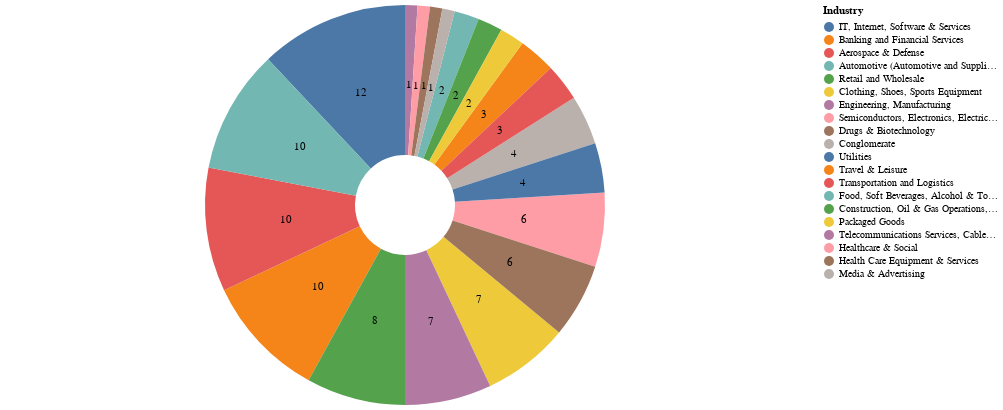

The notebook cell this image was saved under:
### Code cell
base = alt.Chart(df3).mark_arc(innerRadius = 50).encode(
    theta = alt.Theta(field = 'Count', type = 'quantitative'),
    color = alt.Color(field = 'Industry', type = 'nominal', sort = alt.EncodingSortField(field = 'Industry', op = 'count', order = 'descending')),
    order = alt.Order(field = 'Count', type = "quantitative", sort = 'ascending')
)

text = alt.Chart(df3).mark_text(radius = 120).encode(
    theta = alt.Theta('Count:Q', stack = True),
    text = 'Count'
)

(base + text).properties(height = 400, width = 800)

### Figure 1 — Vega-Lite specification as saved in the notebook (floating-point values rounded to 4 significant figures)
{"config": {"view": {"continuousWidth": 400, "continuousHeight": 300}}, "layer": [{"mark": {"type": "arc", "innerRadius": 50}, "encoding": {"color": {"field": "Industry", "sort": {"field": "Industry", "op": "count", "order": "descending"}, "type": "nominal"}, "order": {"field": "Count", "sort": "ascending", "type": "quantitative"}, "theta": {"field": "Count", "type": "quantitative"}}}, {"mark": {"type": "text", "radius": 120}, "encoding": {"text": {"field": "Count", "type": "quantitative"}, "theta": {"field": "Count", "stack": true, "type": "quantitative"}}}], "data": {"name": "data-751c1d559da731d870b47de44e8f8163"}, "height": 400, "width": 800, "$schema": "https://vega.github.io/schema/vega-lite/v4.17.0.json", "datasets": {"data-751c1d559da731d870b47de44e8f8163": [{"Industry": "IT, Internet, Software & Services", "Count": 12}, {"Industry": "Banking and Financial Services", "Count": 10}, {"Industry": "Aerospace & Defense", "Count": 10}, {"Industry": "Automotive (Automotive and Suppliers)", "Count": 10}, {"Industry": "Retail and Wholesale", "Count": 8}, {"Industry": "Clothing, Shoes, Sports Equipment", "Count": 7}, {"Industry": "Engineering, Manufacturing", "Count": 7}, {"Industry": "Semiconductors, Electronics, Electrical Engineering, Technology Hardware & Equipment", "Count": 6}, {"Industry": "Drugs & Biotechnology", "Count": 6}, {"Industry": "Conglomerate", "Count": 4}, {"Industry": "Utilities", "Count": 4}, {"Industry": "Travel & Leisure      ", "Count": 3}, {"Industry": "Transportation and Logistics", "Count": 3}, {"Industry": "Food, Soft Beverages, Alcohol & Tobacco", "Count": 2}, {"Industry": "Construction, Oil & Gas Operations, Mining and Chemicals", "Count": 2}, {"Industry": "Packaged Goods", "Count": 2}, {"Industry": "Telecommunications Services, Cable Supplier", "Count": 1}, {"Industry": "Healthcare & Social", "Count": 1}, {"Industry": "Health Care Equipment & Services", "Count": 1}, {"Industry": "Media & Advertising", "Count": 1}]}}
